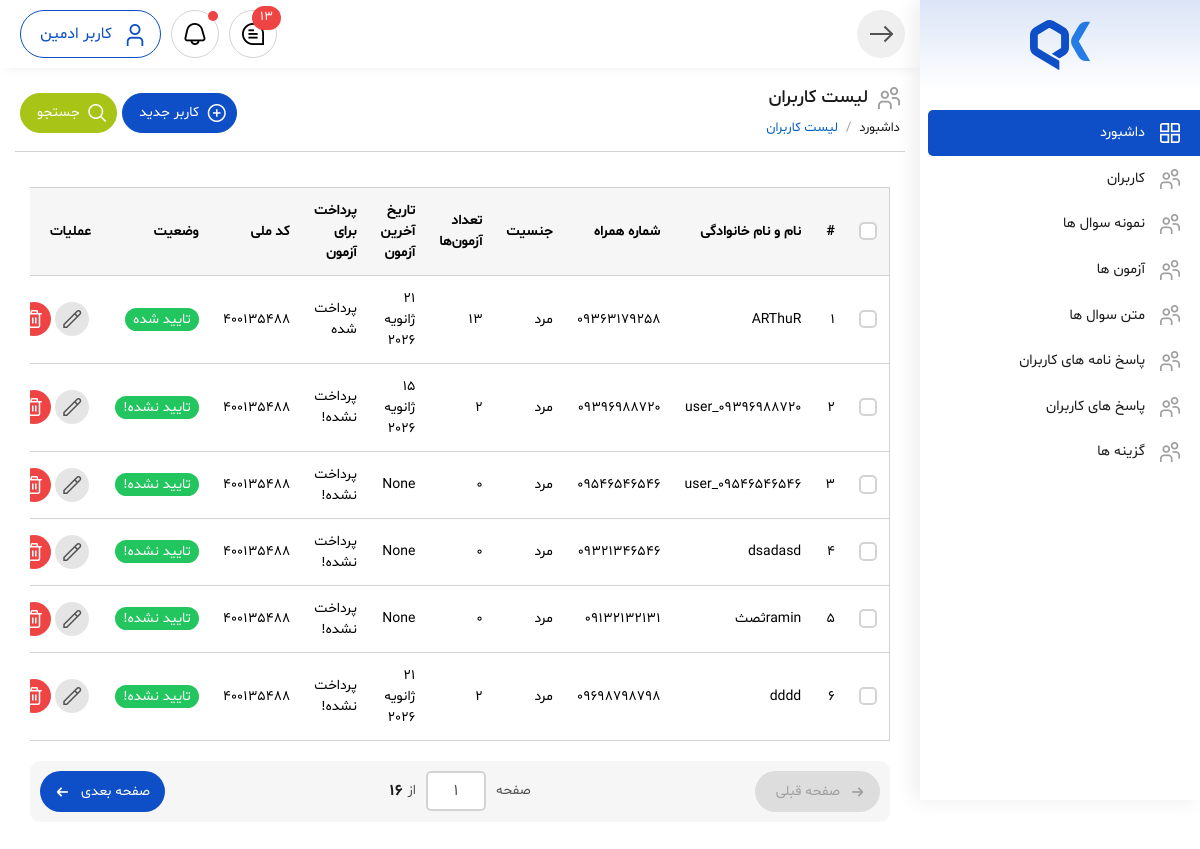
The app's page /account/user-list-dashboard/ with its own data.
### account_module/models.py (models this page shows, shortened)
class User(AbstractUser):
    email = models.EmailField(null=True, blank=True, verbose_name='ایمیل')
    phone_number = models.CharField(max_length=11, unique=True, verbose_name='شماره موبایل')
    is_verified = models.BooleanField(default=False, verbose_name='تایید شده')
    exam_attempts = models.PositiveIntegerField(default=0, verbose_name='تعداد آزمون‌های رایگان امروز')
    last_attempt_date = models.DateField(null=True, blank=True, verbose_name='تاریخ آخرین آزمون')
    has_paid_for_exam = models.BooleanField(default=False, verbose_name='آیا برای آزمون پرداخت کرده است؟')
    username = models.CharField(max_length=150, unique=True, null=True, blank=True, verbose_name='نام کاربری')
    USERNAME_FIELD = 'phone_number'
    REQUIRED_FIELDS = ['first_name', 'last_name']
    objects = UserManager()
    class Meta:
        verbose_name = 'کاربر'
        verbose_name_plural = 'کاربران'

### account_module/views.py (the view)
# urls.py: path('user-list-dashboard/', views.UserListDashboard.as_view(), name='user_list_dashboard_page'),
class UserListDashboard(ListView):
    model = User
    template_name = 'account_module/users_list.html'
    context_object_name = 'users'
    def get_queryset(self):
        users = User.objects.all()
        return users
    def get_context_data(self, **kwargs):
        context = super().get_context_data(**kwargs)
        return context

### account_module/templates/account_module/users_list.html (shortened to what this page needs)
{% extends 'layout/_master.html' %}
{% block content %}
<body>
<div class="main-body-content">
    <div class="main-header">
                    <div class="inner">
                        <div class="title">
                            <h1><i class="fi fi-rs-users"></i>لیست کاربران</span>
                            </h1>
                            <div class="breadcrumb">
                                <nav aria-label="breadcrumb">
                                    <ol class="breadcrumb-list mb-0">
                                        <li class="breadcrumb-item"><a href="index.html">داشبورد</a></li>
                                        <li class="breadcrumb-item active" aria-current="page">لیست کاربران</li>
                                    </ol>
                                </nav>
                            </div>
                        </div>
                        <div class="btns-action">
                            <a href="user-add.html" class="btn btn-primary btn-small icon-right"><i
                                    class="fi fi-rs-add"></i><span>کاربر
                                    جدید</span></a>
                            <button type="button" class="btn btn-primary btn-small icon-right btn-collapse"
                                data-collapse-target="#collapse-search"><i
                                    class="fi fi-rs-search"></i><span>جستجو</span></button>
                        </div>
                    </div>
                </div>
    <div class="main-inner">
                    <div class="table-responsive">
                        <table class="table-custom">
                            <thead>
                                <tr>
                                    <th scope="col">
                                        <div class="checkbox-group m-0">
                                            <input class="form-check-input" type="checkbox" value=""
                                                id="checbox-select-all">
                                        </div>
                                    </th>
                                    <th scope="col">#</th>
                                    <th scope="col">نام و نام خانوادگی</th>
                                    <th scope="col">شماره همراه</th>
                                    <th scope="col">جنسیت</th>
                                    <th scope="col">تعداد آزمون‌ها</th>
                                    <th scope="col">تاریخ آخرین آزمون</th>
                                    <th scope="col">پرداخت برای آزمون</th>
                                    <th scope="col">کد ملی</th>
                                    <th scope="col">وضعیت</th>
                                    <th scope="col">عملیات</th>
                                </tr>
                            </thead>
                            <tbody>
                                {% for user in users %}
                                	<tr>
                                    <td scope="row">
                                        <div class="checkbox-group m-0">
                                            <input class="form-check-input" type="checkbox" value=""
                                                id="checbox-select-1">
                                        </div>
                                    </td>
                                    <td scope="row">{{ forloop.counter }}</td>
                                    <td>{{ user.username }}</td>
                                    <td>{{ user.phone_number }}</td>
                                    <td>مرد</td>
                                    <td>{{ user.exam_attempts }}</td>
                                    <td>{{ user.last_attempt_date }}</td>
                                    <td>{% if user.has_paid_for_exam %}
                                    	پرداخت شده
                                        {% else %}
                                        پرداخت نشده!
                                    {% endif %} </td>
                                    <td>400135488</td>
                                    <td><span class="status color-success">{% if user.is_verified %}
                                    	تایید شده
                                        {% else %}
                                        تایید نشده!
                                    {% endif %} </span></td>
                                    <td>
                                        <div class="btns-action">
                                            <a href="user-add.html" class="btn-circle"><i
                                                    class="fi fi-rs-pencil"></i></a>
                                            <a href="#" class="btn-circle color-red" data-modal-name="modal-delete"><i
                                                    class="fi fi-rs-trash"></i></a>
                                        </div>
                                    </td>
                                </tr>
                                {% endfor %}
                            </tbody>
                        </table>
                    </div>
                    <div class="mypagination">
                        <div class="pagination-prev">
                            <a href="#" class="btn-pagination prev disabled">
                                <i class="fi fi-rs-arrow-small-right"></i>
                                <span>صفحه قبلی</span>
                            </a>
                        </div>
                        <div class="pagination-info">
                            <h6>صفحه</h6>
                            <div class="pagination-jump">
                                <input class="pagination-input" type="number" value="1">
                            </div>
                            <h6>از</h6>
                            <div class="curent-page-number">16</div>
                        </div>
                        <div class="pagination-next">
                            <a href="#" class="btn-pagination next">
                                <i class="fi fi-rs-arrow-small-left"></i>
                                <span>صفحه بعدی</span>
                            </a>
                        </div>
                    </div>
                </div>
</div>
</body>
{% endblock %}

### records on screen
User: username "ARThuR", phone_number "09363179258", exam_attempts "13", last_attempt_date "21 ژانویه 2026", has_paid_for_exam "پرداخت شده", is_verified "تایید شده"
User: username "user_09396988720", phone_number "09396988720", exam_attempts "2", last_attempt_date "15 ژانویه 2026", has_paid_for_exam "پرداخت نشده!", is_verified "تایید نشده!"
User: username "user_09546546546", phone_number "09546546546", exam_attempts "0", last_attempt_date "None", has_paid_for_exam "پرداخت نشده!", is_verified "تایید نشده!"
User: username "dsadasd", phone_number "09321346546", exam_attempts "0", last_attempt_date "None", has_paid_for_exam "پرداخت نشده!", is_verified "تایید نشده!"
User: username "raminثصث", phone_number "09132132131", exam_attempts "0", last_attempt_date "None", has_paid_for_exam "پرداخت نشده!", is_verified "تایید نشده!"
User: username "dddd", phone_number "09698798798", exam_attempts "2", last_attempt_date "21 ژانویه 2026", has_paid_for_exam "پرداخت نشده!", is_verified "تایید نشده!"
